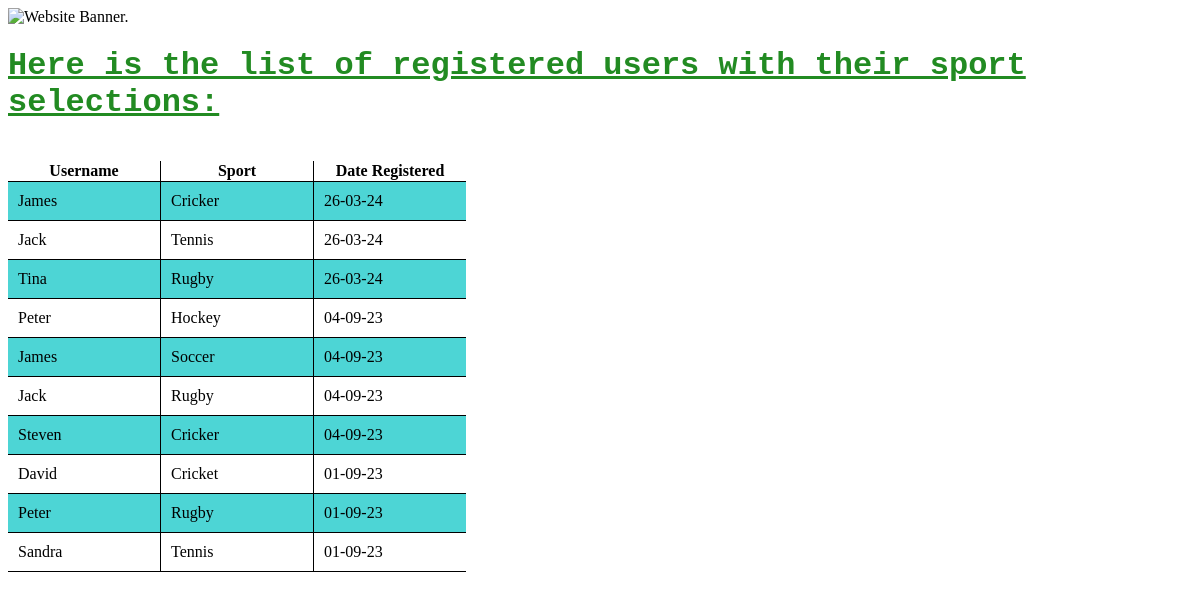
Screenshot of /my_app/users/ with the database file from the repository.
### my_app/models.py (models this page shows, shortened)
class Users(models.Model):
    username = models.CharField(max_length=25)
    sport = models.CharField(max_length=30)
    date_registered = models.DateField(auto_now_add=True)

### my_app/views.py (the view)
# urls.py: path('users/', views.index),
def index(request):
    users = Users.objects.all().order_by("-date_registered")
    return render(request, 'index.html', {'users':users})

### my_app/templates/index.html (shortened to what this page needs)
{% load static %}
<!DOCTYPE html>
<html>
    <head>
        <link rel="stylesheet" href="{% static 'style/welcome.css' %}">
    </head>
    <body>
        <img src="{% static 'assets/Banner.png' %}" alt="Website Banner." width="1000" height="500">
        <h1 class="welcome"><u>Here is the list of registered users with their sport selections:</u></h1><br>
        <div>
            <table class="userTable" style="border: 1px;">
                <tr>
                    <th class="first"><b>Username</b></th>
                    <th class="first"><b>Sport</b></th>
                    <th><b>Date Registered</b></th>
                </tr>
                {% for user in users %}
                <tr>
                    <td class="first">{{ user.username }}</td>
                    <td class="first">{{ user.sport }}</td>
                    <td>{{ user.date_registered | date:"d-m-y" }}</td>
                </tr>
                {% endfor %}
            </table>
        </div>
    </body>
</html>

### my_app/static/style/welcome.css (style rules this page uses)
.welcome { color: forestgreen; font-family: 'Courier New', Courier, monospace; }
.userTable { border-collapse: collapse; border-left: 1px solid black; border-right: 1px solid black; }
tr:nth-child(even) { background-color: #4dd5d5; border-top: 1px rgb(15, 14, 14); border-bottom: 1px rgb(15, 14, 14); }
td { border-top: 1px solid black; border-bottom: 1px solid black; padding: 10px; }
.first { border-right: 1px solid black; }
th { width: 150px; }

### rows the page displays
Users: username "James", sport "Cricker", date_registered "26-03-24"
Users: username "Jack", sport "Tennis", date_registered "26-03-24"
Users: username "Tina", sport "Rugby", date_registered "26-03-24"
Users: username "Peter", sport "Hockey", date_registered "04-09-23"
Users: username "James", sport "Soccer", date_registered "04-09-23"
Users: username "Jack", sport "Rugby", date_registered "04-09-23"
Users: username "Steven", sport "Cricker", date_registered "04-09-23"
Users: username "David", sport "Cricket", date_registered "01-09-23"
Users: username "Peter", sport "Rugby", date_registered "01-09-23"
Users: username "Sandra", sport "Tennis", date_registered "01-09-23"
